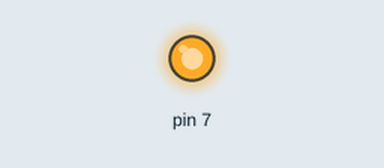
Simulated run of this sketch. Board: Arduino Uno, built with avr-gcc and run on an emulated ATmega328P. On the bench: output pins drawn as LEDs (lit = HIGH). At 3.0 s the program stops and its outputs stay as they are.

Above: at 0.1 s.
At 1.1 s:
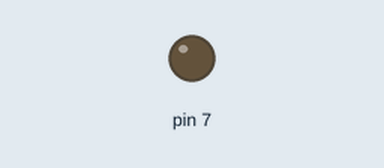
Timing chart, 0 to 4.4 s (numbered marks = the images above):
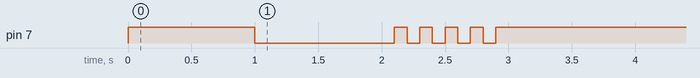

The sketch:

05_practice_2.ino
```cpp
void setup(){
  pinMode(7, OUTPUT);
}
void loop(){
  digitalWrite(7, 1);
  delay(1000);
  digitalWrite(7, 0);
  delay(1000);
  for(int a=0;a<5;a++){
  digitalWrite(7, 0);
  delay(100);
  digitalWrite(7, 1);
  delay(100);
  }
  while(1){}
  }
```

Measured:
- by itself, pin 7: goes HIGH 1.0 s, LOW 1.1 s, 4 × (HIGH 0.10 s, LOW 0.10 s), then HIGH
